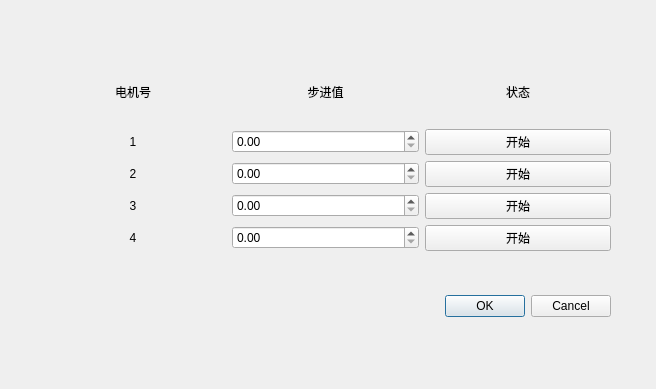
<?xml version="1.0" encoding="UTF-8"?>
<ui version="4.0">
 <class>autoDialog</class>
 <widget class="QDialog" name="autoDialog">
  <property name="geometry">
   <rect>
    <x>0</x>
    <y>0</y>
    <width>656</width>
    <height>389</height>
   </rect>
  </property>
  <property name="windowTitle">
   <string>Dialog</string>
  </property>
  <widget class="QDialogButtonBox" name="buttonBox">
   <property name="geometry">
    <rect>
     <x>270</x>
     <y>290</y>
     <width>341</width>
     <height>32</height>
    </rect>
   </property>
   <property name="orientation">
    <enum>Qt::Horizontal</enum>
   </property>
   <property name="standardButtons">
    <set>QDialogButtonBox::Cancel|QDialogButtonBox::Ok</set>
   </property>
  </widget>
  <widget class="QWidget" name="verticalLayoutWidget">
   <property name="geometry">
    <rect>
     <x>40</x>
     <y>60</y>
     <width>571</width>
     <height>191</height>
    </rect>
   </property>
   <layout class="QVBoxLayout" name="verticalLayout">
    <item>
     <layout class="QHBoxLayout" name="horizontalLayout">
      <item>
       <widget class="QLabel" name="label">
        <property name="layoutDirection">
         <enum>Qt::LeftToRight</enum>
        </property>
        <property name="text">
         <string>电机号</string>
        </property>
        <property name="alignment">
         <set>Qt::AlignCenter</set>
        </property>
       </widget>
      </item>
      <item>
       <widget class="QLabel" name="label_4">
        <property name="layoutDirection">
         <enum>Qt::LeftToRight</enum>
        </property>
        <property name="text">
         <string>步进值</string>
        </property>
        <property name="alignment">
         <set>Qt::AlignCenter</set>
        </property>
       </widget>
      </item>
      <item>
       <widget class="QLabel" name="label_11">
        <property name="layoutDirection">
         <enum>Qt::LeftToRight</enum>
        </property>
        <property name="text">
         <string>状态</string>
        </property>
        <property name="alignment">
         <set>Qt::AlignCenter</set>
        </property>
       </widget>
      </item>
     </layout>
    </item>
    <item>
     <layout class="QHBoxLayout" name="horizontalLayout_2">
      <item>
       <widget class="QLabel" name="label_6">
        <property name="layoutDirection">
         <enum>Qt::LeftToRight</enum>
        </property>
        <property name="text">
         <string>1</string>
        </property>
        <property name="alignment">
         <set>Qt::AlignCenter</set>
        </property>
       </widget>
      </item>
      <item>
       <widget class="QDoubleSpinBox" name="step_1"/>
      </item>
      <item>
       <widget class="QPushButton" name="ok_1">
        <property name="text">
         <string>开始</string>
        </property>
       </widget>
      </item>
     </layout>
    </item>
    <item>
     <layout class="QHBoxLayout" name="horizontalLayout_3">
      <item>
       <widget class="QLabel" name="label_7">
        <property name="layoutDirection">
         <enum>Qt::LeftToRight</enum>
        </property>
        <property name="text">
         <string>2</string>
        </property>
        <property name="alignment">
         <set>Qt::AlignCenter</set>
        </property>
       </widget>
      </item>
      <item>
       <widget class="QDoubleSpinBox" name="step_2"/>
      </item>
      <item>
       <widget class="QPushButton" name="ok_2">
        <property name="text">
         <string>开始</string>
        </property>
       </widget>
      </item>
     </layout>
    </item>
    <item>
     <layout class="QHBoxLayout" name="horizontalLayout_4">
      <item>
       <widget class="QLabel" name="label_8">
        <property name="layoutDirection">
         <enum>Qt::LeftToRight</enum>
        </property>
        <property name="text">
         <string>3</string>
        </property>
        <property name="alignment">
         <set>Qt::AlignCenter</set>
        </property>
       </widget>
      </item>
      <item>
       <widget class="QDoubleSpinBox" name="step_3"/>
      </item>
      <item>
       <widget class="QPushButton" name="ok_3">
        <property name="text">
         <string>开始</string>
        </property>
       </widget>
      </item>
     </layout>
    </item>
    <item>
     <layout class="QHBoxLayout" name="horizontalLayout_6">
      <item>
       <widget class="QLabel" name="label_10">
        <property name="layoutDirection">
         <enum>Qt::LeftToRight</enum>
        </property>
        <property name="text">
         <string>4</string>
        </property>
        <property name="alignment">
         <set>Qt::AlignCenter</set>
        </property>
       </widget>
      </item>
      <item>
       <widget class="QDoubleSpinBox" name="step_4"/>
      </item>
      <item>
       <widget class="QPushButton" name="ok_4">
        <property name="text">
         <string>开始</string>
        </property>
       </widget>
      </item>
     </layout>
    </item>
   </layout>
  </widget>
 </widget>
 <resources/>
 <connections>
  <connection>
   <sender>buttonBox</sender>
   <signal>accepted()</signal>
   <receiver>autoDialog</receiver>
   <slot>accept()</slot>
   <hints>
    <hint type="sourcelabel">
     <x>248</x>
     <y>254</y>
    </hint>
    <hint type="destinationlabel">
     <x>157</x>
     <y>274</y>
    </hint>
   </hints>
  </connection>
  <connection>
   <sender>buttonBox</sender>
   <signal>rejected()</signal>
   <receiver>autoDialog</receiver>
   <slot>reject()</slot>
   <hints>
    <hint type="sourcelabel">
     <x>316</x>
     <y>260</y>
    </hint>
    <hint type="destinationlabel">
     <x>286</x>
     <y>274</y>
    </hint>
   </hints>
  </connection>
 </connections>
</ui>
